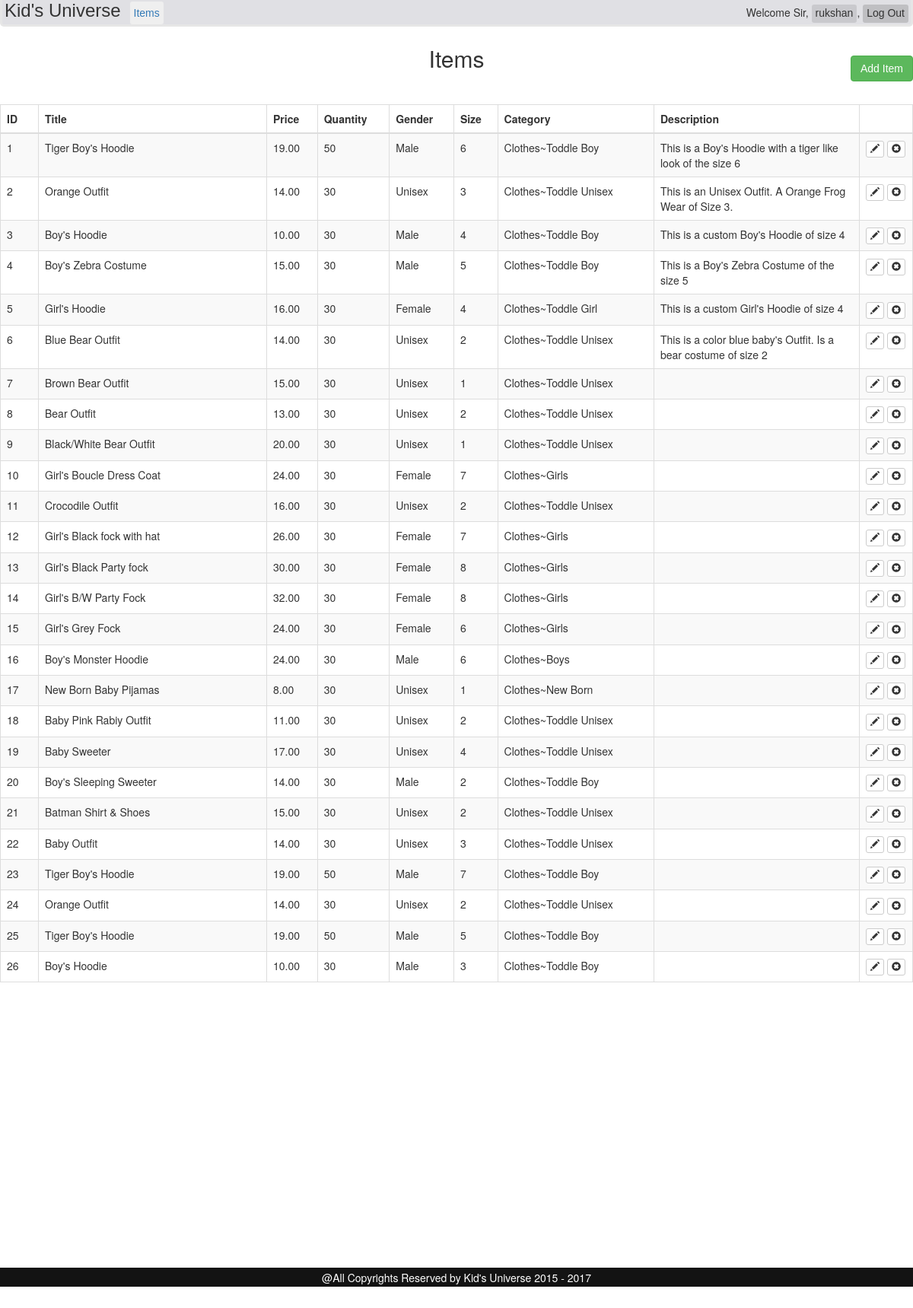
The page /admin/items.php (signed in) on the database its author committed.
### tables this page shows
CREATE TABLE IF NOT EXISTS `item` (
  `item_id` int(11) NOT NULL AUTO_INCREMENT,
  `title` varchar(100) NOT NULL,
  `keywords` varchar(255) NOT NULL,
  `price` decimal(10,2) NOT NULL,
  `img_id` int(11) NOT NULL,
  `quantity` int(11) NOT NULL DEFAULT '0',
  `gender` char(1) NOT NULL,
  `size` int(11) NOT NULL,
  `cat_id` int(11) NOT NULL,
  `description` text NOT NULL,
  PRIMARY KEY (`item_id`),
  KEY `img_id` (`img_id`,`gender`),
  KEY `img_id_2` (`img_id`),
  KEY `gender` (`gender`),
  KEY `cat_id` (`cat_id`)
);

### admin/items.php (the view, shortened to what this page needs)
<?php
    require_once '../core/init.php';
    include 'includes/head.php';
    include 'includes/navigation.php';
    function getcat($cat){
        global $database;
        $sql="SELECT * FROM category WHERE cat_id=$cat";
        $list = $database->query($sql);
        $list = mysqli_fetch_assoc($list);
        $child = $list['name'];
        $parent = $list['parent_id'];
        $sql="SELECT * FROM category WHERE cat_id=$parent";
        $list = $database->query($sql);
        $list = mysqli_fetch_assoc($list);
        $parent = $list['name'];
        $str = $parent."~".$child;
        return $str;
    }
    function getgender($gen){
        switch($gen){
            case 'm' : return "Male";
            case 'f' : return "Female";
            case 'u' : return "Unisex";
        }
    }
?>
<?php
if(isset($_GET['edit'])){
    if($id = $_GET['edit']){
        if(!checkitemvalid($id)){
            header("Refresh:0; url=$_SERVER[PHP_SELF]");
        }
        else{
            header("Refresh:4; url=$_SERVER[PHP_SELF]");
        }
    }
}
else if(isset($_GET['add'])){?>
<?php }else{
?>
<h2 class="text-center">Items</h2>
<a href="items.php?add=1" class="btn btn-success pull-right pull-up" id="add-item-btn">Add Item</a>
<?php
    $sql = "SELECT `item_id` AS 'id', `title`, `price`, `quantity`, `gender`, `size`, `cat_id` AS 'category', `description` AS 'description' FROM `item`";
    $result = $database->query($sql);
?>
<table class="table table-bordered table-striped">
    <thead><th style="width:50px">ID</th><th style="width:300px">Title</th><th>Price</th><th>Quantity</th><th>Gender</th><th>Size</th><th>Category</th><th style="width:270px">Description</th><th style="width:70px"></th></thead>
    <tbody>
        <?php while($list = mysqli_fetch_assoc($result)) : ?>
        <tr>
            <td><?=$list['id']?></td>
            <td><?=$list['title']?></td>
            <td><?=$list['price']?></td>
            <td><?=$list['quantity']?></td>
            <td><?=getgender($list['gender'])?></td>
            <td><?=$list['size']?></td>
            <td><?=getcat($list['category']);?></td>
            <td><?=$list['description']?></td>
            <td><a href="items.php?edit=<?=$list['id']?>" class="btn btn-xs btn-default"><span class="glyphicon glyphicon-pencil"></span></a> <a href="items.php?delete=<?=$list['id']?>" class="btn btn-xs btn-default"><span class="glyphicon glyphicon-remove-sign"></span></a></td>
        </tr>
    <?php endwhile; ?>
    </tbody>
</table>
    <?php } include 'includes/footer.php'; ?>

### admin/includes/head.php (shortened to what this page needs)
<?php
    function log_details(){
        echo "Welcome Sir, ";
        echo '<a class="nav-user-a" href="index.php?page=3">'.$_SESSION['username'].'</a>, <a class="nav-a" href="index.php?reset=true">Log Out</a>';
    }
?>
<!DOCTYPE html>
<html>
    <head>
        <link rel="stylesheet" href="../css/bootstrap.min.css" />
        <link rel="stylesheet" href="../css/index-main.css?<?php echo time(); ?>" />
    </head>
    <body>
    <div class="wrapper">

### admin/includes/navigation.php
<nav class="navbar navbar-fixed-top">
    <nav class="in-in-nav">
        <a href="index.php"><h3 class="head">Kid's Universe</h3></a>
        <a href="items.php"><button class="dropdown-btn">Items</button></a>
        <div class="nav-log"><?php
        $path = $_SERVER['PHP_SELF'];
        $path = basename($path,".php");
        if($path != 'login')
        log_details(); ?></div>
    </nav>
</nav>
<div class="csection left-align">

### admin/includes/footer.php
</div>
<div class="footer-bar">@All Copyrights Reserved by Kid's Universe 2015 - 2017</div>
</div>
</body>
</html>

### css/index-main.css (style rules this page uses)
html, a { font-family:sans-serif; -webkit-text-size-adjust:100%; -ms-text-size-adjust:100%; -webkit-font-smoothing: antialiased !important; }
body { text-align: center; }
.navbar { position:relative; min-height:30px; margin-bottom:10px; border:1px solid transparent; border-radius: 5px; background-color: rgba(224, 224, 224, 0.8); }
.csection { position: relative; text-align: center; top:100px; margin-bottom: 300px; }
.csection a { text-decoration: none; }
.pull-up { position: relative; top:-30px; }
.in-in-nav { margin:2px; border-radius: 2px; background-color: rgba(224, 224, 228, 1); }
.navbar-fixed-top { position:fixed; top:-5px; width:1200px; margin:auto; z-index:1000 }
.wrapper { text-align: left; width:1200px; margin:auto; }
.head { padding:3px; margin: 0; color: #333333; margin-right: 5px; display: inline-block; }
.dropdown-btn { padding: 5px; border: none; cursor: pointer; border-radius: 3px; }
.left-align { text-align: left; margin-top: -60px; }
.nav-log { position: absolute; display: inline-block; padding: 5px; top:5px; right:0px; color: #333333; }
.nav-a { background-color: rgba(0, 0, 0, 0.15); padding: 5px; padding-top: 3px; border-radius: 3px; text-decoration: none; color: #333333; }
.nav-user-a { background-color: rgba(0, 0, 0, 0.1); padding: 5px; padding-top: 3px; border-radius: 3px; text-decoration: none; color: #333333; }
.footer-bar { position: relative; top: 175px; width: 1200px; height:25px; background-color: #131313; text-align: center; color: white; padding-top: 3px; }

### rows shown on the page
item: item_id "1", title "Tiger Boy's Hoodie", price "19.00", quantity "50", gender "Male", size "6", category "Clothes~Toddle Boy", description "This is a Boy's Hoodie with a tiger like look of the size 6"
item: item_id "2", title "Orange Outfit", price "14.00", quantity "30", gender "Unisex", size "3", category "Clothes~Toddle Unisex", description "This is an Unisex Outfit. A Orange Frog Wear of Size 3."
item: item_id "3", title "Boy's Hoodie", price "10.00", quantity "30", gender "Male", size "4", category "Clothes~Toddle Boy", description "This is a custom Boy's Hoodie of size 4"
item: item_id "4", title "Boy's Zebra Costume", price "15.00", quantity "30", gender "Male", size "5", category "Clothes~Toddle Boy", description "This is a Boy's Zebra Costume of the size 5"
item: item_id "5", title "Girl's Hoodie", price "16.00", quantity "30", gender "Female", size "4", category "Clothes~Toddle Girl", description "This is a custom Girl's Hoodie of size 4"
item: item_id "6", title "Blue Bear Outfit", price "14.00", quantity "30", gender "Unisex", size "2", category "Clothes~Toddle Unisex", description "This is a color blue baby's Outfit. Is a bear costume of size 2"
item: item_id "7", title "Brown Bear Outfit", price "15.00", quantity "30", gender "Unisex", size "1", category "Clothes~Toddle Unisex"
item: item_id "8", title "Bear Outfit", price "13.00", quantity "30", gender "Unisex", size "2", category "Clothes~Toddle Unisex"
item: item_id "9", title "Black/White Bear Outfit", price "20.00", quantity "30", gender "Unisex", size "1", category "Clothes~Toddle Unisex"
item: item_id "10", title "Girl's Boucle Dress Coat", price "24.00", quantity "30", gender "Female", size "7", category "Clothes~Girls"
item: item_id "11", title "Crocodile Outfit", price "16.00", quantity "30", gender "Unisex", size "2", category "Clothes~Toddle Unisex"
item: item_id "12", title "Girl's Black fock with hat", price "26.00", quantity "30", gender "Female", size "7", category "Clothes~Girls"
item: item_id "13", title "Girl's Black Party fock", price "30.00", quantity "30", gender "Female", size "8", category "Clothes~Girls"
item: item_id "14", title "Girl's B/W Party Fock", price "32.00", quantity "30", gender "Female", size "8", category "Clothes~Girls"
item: item_id "15", title "Girl's Grey Fock", price "24.00", quantity "30", gender "Female", size "6", category "Clothes~Girls"
item: item_id "16", title "Boy's Monster Hoodie", price "24.00", quantity "30", gender "Male", size "6", category "Clothes~Boys"
item: item_id "17", title "New Born Baby Pijamas", price "8.00", quantity "30", gender "Unisex", size "1", category "Clothes~New Born"
item: item_id "18", title "Baby Pink Rabiy Outfit", price "11.00", quantity "30", gender "Unisex", size "2", category "Clothes~Toddle Unisex"
item: item_id "19", title "Baby Sweeter", price "17.00", quantity "30", gender "Unisex", size "4", category "Clothes~Toddle Unisex"
item: item_id "20", title "Boy's Sleeping Sweeter", price "14.00", quantity "30", gender "Male", size "2", category "Clothes~Toddle Boy"
item: item_id "21", title "Batman Shirt & Shoes", price "15.00", quantity "30", gender "Unisex", size "2", category "Clothes~Toddle Unisex"
item: item_id "22", title "Baby Outfit", price "14.00", quantity "30", gender "Unisex", size "3", category "Clothes~Toddle Unisex"
item: item_id "23", title "Tiger Boy's Hoodie", price "19.00", quantity "50", gender "Male", size "7", category "Clothes~Toddle Boy"
item: item_id "24", title "Orange Outfit", price "14.00", quantity "30", gender "Unisex", size "2", category "Clothes~Toddle Unisex"
item: item_id "25", title "Tiger Boy's Hoodie", price "19.00", quantity "50", gender "Male", size "5", category "Clothes~Toddle Boy"
item: item_id "26", title "Boy's Hoodie", price "10.00", quantity "30", gender "Male", size "3", category "Clothes~Toddle Boy"

### other values the page prints
$_SESSION['username'] "rukshan"
